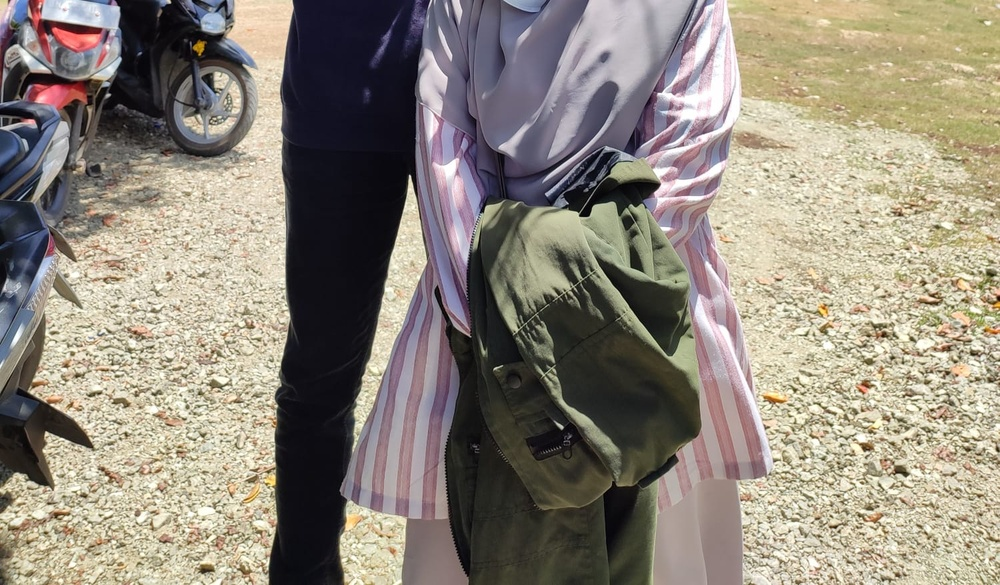
#> input picture tive.jpeg, 1000 x 585 px, shrunk from 1500 x 877 before the run
$ python RGBtoGrayscale.py
#> lines starting #> are read from the running program, lines starting #| are printed output that depends on the picture
import cv2
import numpy as np

img = cv2.imread("tive.jpeg")
#> img is the input picture: shape (585, 1000, 3); mean B, G, R 123.2, 135.3, 143.1
gray = cv2.cvtColor(img, cv2.COLOR_BGR2GRAY)
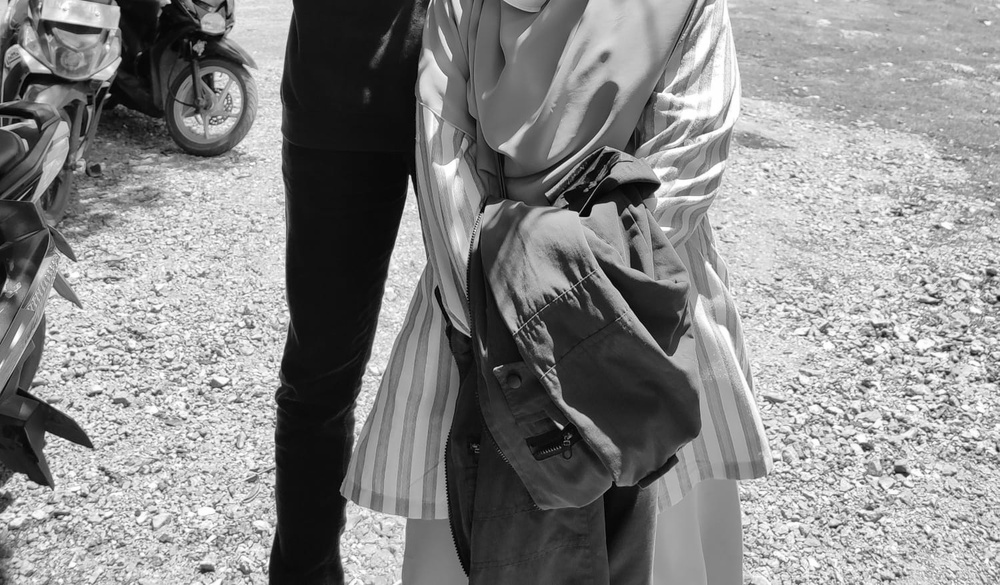
#> gray: shape (585, 1000); min 0, max 255, mean 136.2

cv2.imshow("Gambar Original", img)
cv2.imshow("Gambar Grayscale", gray)

cv2.waitKey(0)
cv2.destroyAllWindows()
